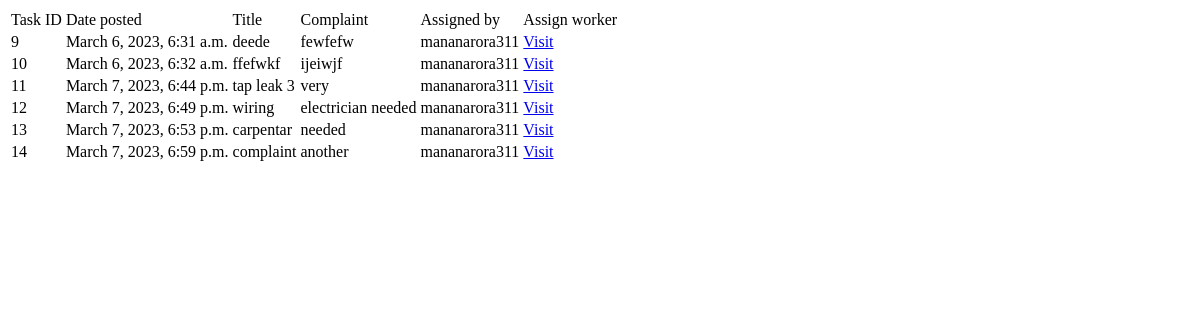
The page /adminpage (signed in) on the database as committed earlier.
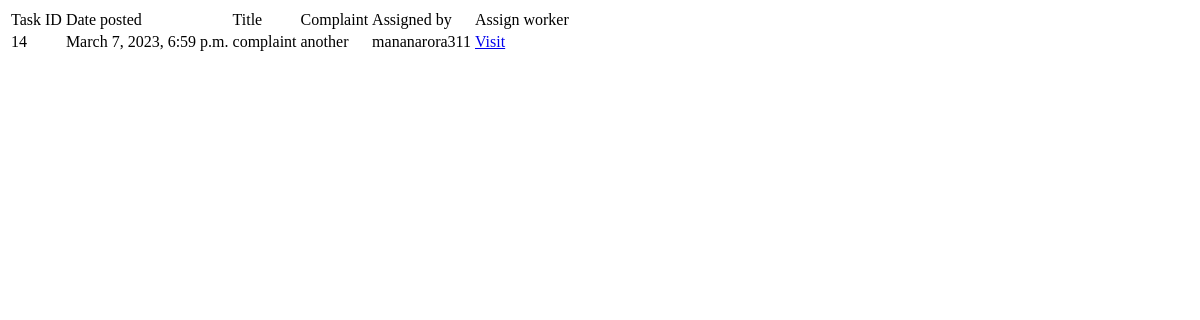
The same page on the database as committed later.
### home/models.py (models this page shows, shortened)
class TaskHistory(models.Model):
     title = models.CharField(max_length=100)
     complaint = models.TextField() #unrestricted text
     date_posted=models.DateTimeField(default=timezone.now)#(auto_now=True)#updated date post everytime post is updated
     assignedby = models.ForeignKey(UserProfile, on_delete=models.CASCADE)  #IF USER IS DELETED POSTS ARE DELETED
     assigned=models.ForeignKey(WorkerProfile,on_delete=models.CASCADE,null =True,default=None)
     profession=models.CharField(max_length=100)
     status=models.CharField(default = "PENDING", max_length = 50)
     Comments = models.TextField(blank=True,default = None)

### user/models.py (models this page shows, shortened)
class UserProfile(models.Model):
    user = models.OneToOneField(CustomUser,null =True, on_delete=models.SET_NULL)
    image=models.ImageField(default='default.jpg',upload_to='profile_pics')  #images will get saved in directory called profile_pics
    phone_no= models.CharField(default='0000',max_length=50)
    address = models.TextField(default = '0000')

class CustomUser(AbstractUser):
    email = models.EmailField(verbose_name="Email", null=True, unique=True, max_length=100)
    USERNAME_FIELD = "email" # make the user log in with the email
    REQUIRED_FIELDS = ["username"]
    objects = CustomUserManager()

### home/decorators.py (the view)
    def wrapper_func(request, *args, **kwargs):
        if request.user.is_staff or request.user.is_superuser:
            return view_func(request, *args, *kwargs)
        else:
            return redirect('history')

### home/views.py (called while the page is built)
@admin_only
def adminpage(request):
    tasks = TaskHistory.objects.filter(status = 'PENDING').order_by('date_posted')
    context = {
        'tasks' : tasks,
    }
    return render(request, "home/adminpage.html", context)

### home/templates/home/adminpage.html (shortened to what this page needs)
<!DOCTYPE html>
<html lang="en">
<head>
</head>
<body>
    <table>
        <tr>
            <td>Task ID</td>
            <td>Date posted</td>
            <td>Title</td>
            <td>Complaint</td>
            <td>Assigned by</td>
            <td>Assign worker</td>
        </tr>
        {% for t in tasks %}
        <tr>
        <td>{{ t.id }}</td>
        <td>{{ t.date_posted }}</td>
        <td>{{ t.title }}</td>
        <td>{{ t.complaint }}</td>
        <td>{{ t.assignedby.user.username }}</td>
        <td><a href="{% url 'taskpage' t.id %}">Visit</a></td>
        </tr>
        {% endfor %}
    </table>
</body>
</html>

Rows that differ between the two databases and show on the page:
removed TaskHistory: id "9", date_posted "March 6, 2023, 6:31 a.m.", title "deede", complaint "fewfefw", assignedby.user.username "mananarora311"
removed TaskHistory: id "10", date_posted "March 6, 2023, 6:32 a.m.", title "ffefwkf", complaint "ijeiwjf", assignedby.user.username "mananarora311"
no longer on this page (row edited): TaskHistory: id "11", date_posted "March 7, 2023, 6:44 p.m.", title "tap leak 3", complaint "very", assignedby.user.username "mananarora311"
removed TaskHistory: id "12", date_posted "March 7, 2023, 6:49 p.m.", title "wiring", complaint "electrician needed", assignedby.user.username "mananarora311"
no longer on this page (row edited): TaskHistory: id "13", date_posted "March 7, 2023, 6:53 p.m.", title "carpentar", complaint "needed", assignedby.user.username "mananarora311"
